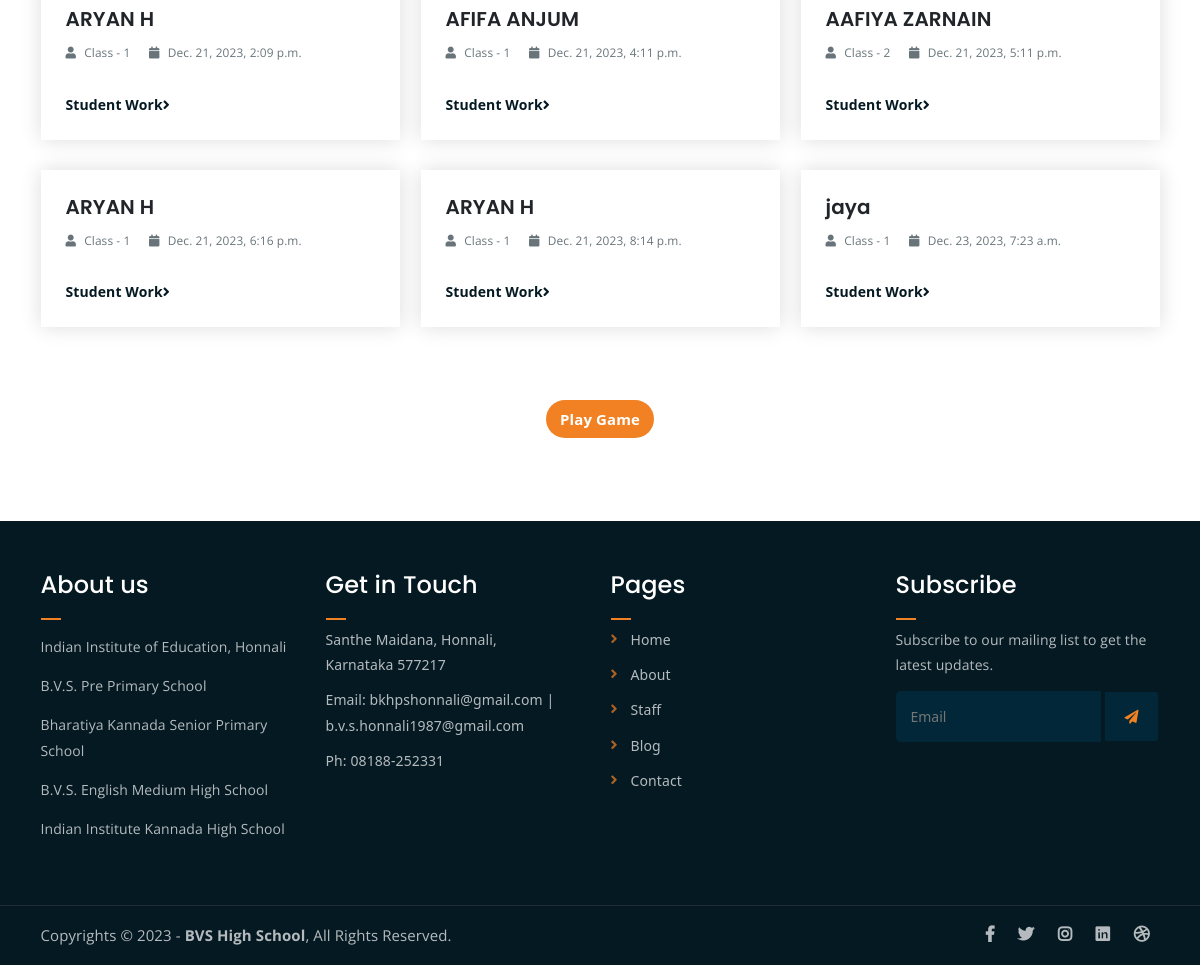
Before: /blog (lower part) with the older database file.
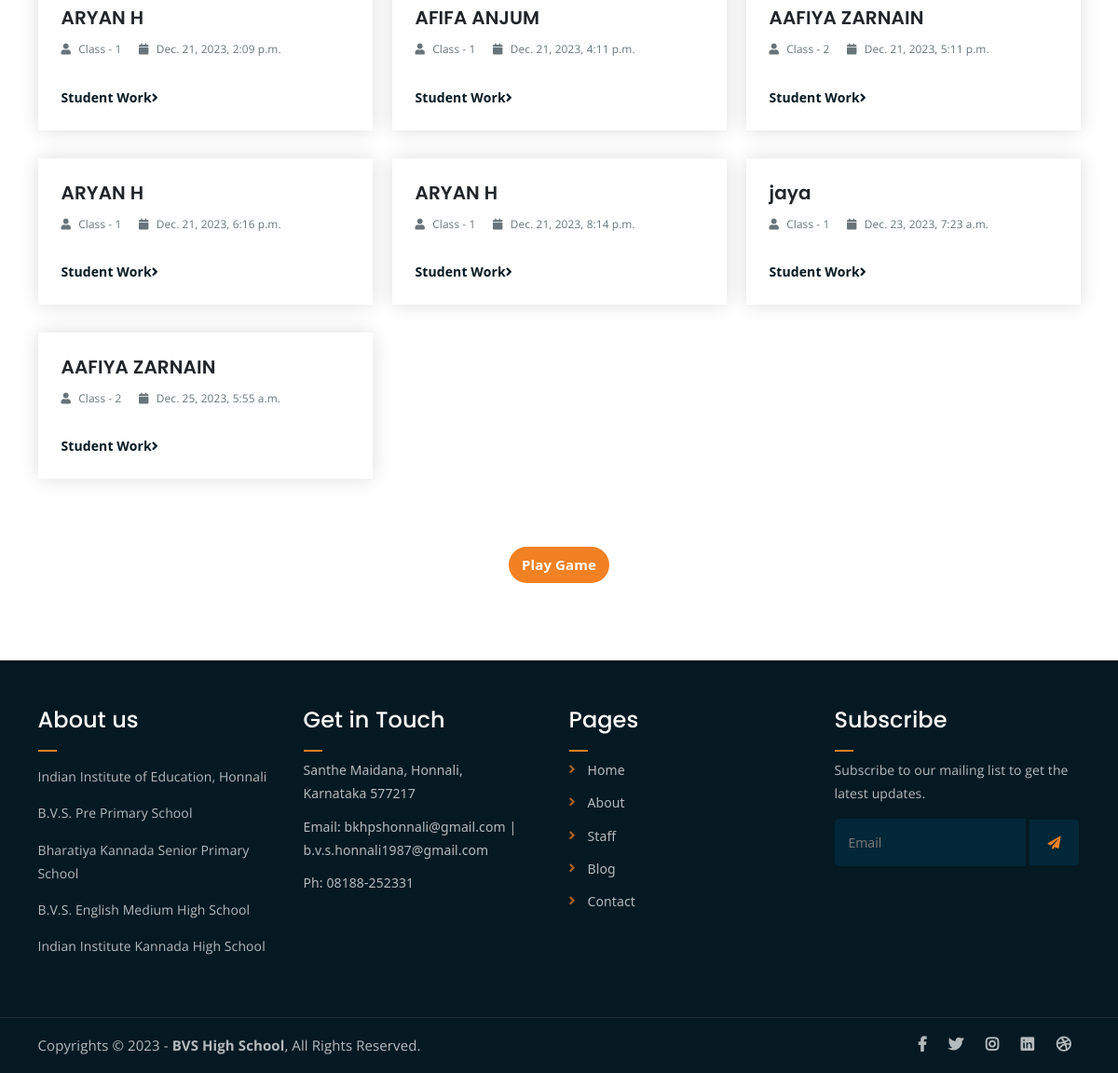
After: the same page with the newer database file.
### School_App/models.py (models this page shows)
class student_Work(models.Model):
    studentName = models.CharField(max_length = 50, default="")
    studentClass = models.CharField(max_length = 50, default="")
    studentId = models.CharField(max_length = 50, default="")
    subjectName = models.CharField(max_length = 50, default="")
    fileName = models.CharField(max_length = 50, default="")
    file = models.FileField()
    uploaded_at = models.DateTimeField(auto_now_add=True)
    comment = models.TextField(default="")
    staffName = models.CharField(max_length = 50, default="")

### School_App/views.py (the view)
# urls.py: path('blog', views.blog, name='blog'),
def blog(request):
    data = student_Work.objects.all()
    return render(request, 'blog/blog.html', {'datas':data})

### templates/blog/blog.html (shortened to what the changed rows need)
{% extends 'layouts/main.html' %}
{% load static %}
    {% block css %}
        <link rel="stylesheet" href="{% static 'assets/css/all.min.css' %}">
        <link rel="stylesheet" href="{% static 'assets/bootstrap/css/bootstrap.min.css' %}">
        <link rel="stylesheet" href="{% static 'assets/css/owl.carousel.css' %}">
        <link rel="stylesheet" href="{% static 'assets/css/magnific-popup.css' %}">
        <link rel="stylesheet" href="{% static 'assets/css/animate.css' %}">
        <link rel="stylesheet" href="{% static 'assets/css/meanmenu.min.css' %}">
        <link rel="stylesheet" href="{% static 'assets/css/main.css' %}">
        <link rel="stylesheet" href="{% static 'assets/css/responsive.css' %}">
    {% endblock css %}
    {% block content %}
	<div class="latest-news mt-80 mb-80">
		<div class="container">
			<div class="row">
				{% for data in datas %}
					<div class="col-lg-4 col-md-6 studentWork">
						<div class="single-latest-news">
							<div class="news-text-box">
								<h3><a style="text-decoration: none;">{{data.studentName}}</a></h3>
								<p class="blog-meta">
									<span class="author"><i class="fas fa-user"></i> {{data.studentClass}}</span>
									<span class="date"><i class="fas fa-calendar"></i> {{data.uploaded_at}}</span>
								</p>
								<a href="https://bharathiyavidyasamstehonnali.pythonanywhere.com//uploads/{{data.file}}" target="_blank" class="read-more-btn" style="text-decoration: none;"> Student Work<i class="fas fa-angle-right"></i></a>
							</div>
						</div>
					</div>
				{% endfor %}
			</div>
		</div>
		</div>
	<div class="footer-area">
		<div class="container">
			<div class="row">
				<div class="col-lg-3 col-md-6">
					<div class="footer-box about-widget">
						<h2 class="widget-title">About us</h2>
					</div>
				</div>
				<div class="col-lg-3 col-md-6">
					<div class="footer-box get-in-touch">
						<h2 class="widget-title">Get in Touch</h2>
					</div>
				</div>
				<div class="col-lg-3 col-md-6">
					<div class="footer-box pages">
						<h2 class="widget-title">Pages</h2>
					</div>
				</div>
				<div class="col-lg-3 col-md-6">
					<div class="footer-box subscribe">
						<h2 class="widget-title">Subscribe</h2>
					</div>
				</div>
			</div>
		</div>
	</div>
    {% endblock content %}

Changed rows visible on the page:
added student_Work: studentName "AAFIYA ZARNAIN", studentClass "Class - 2", uploaded_at "Dec. 25, 2023, 5:55 a.m."
